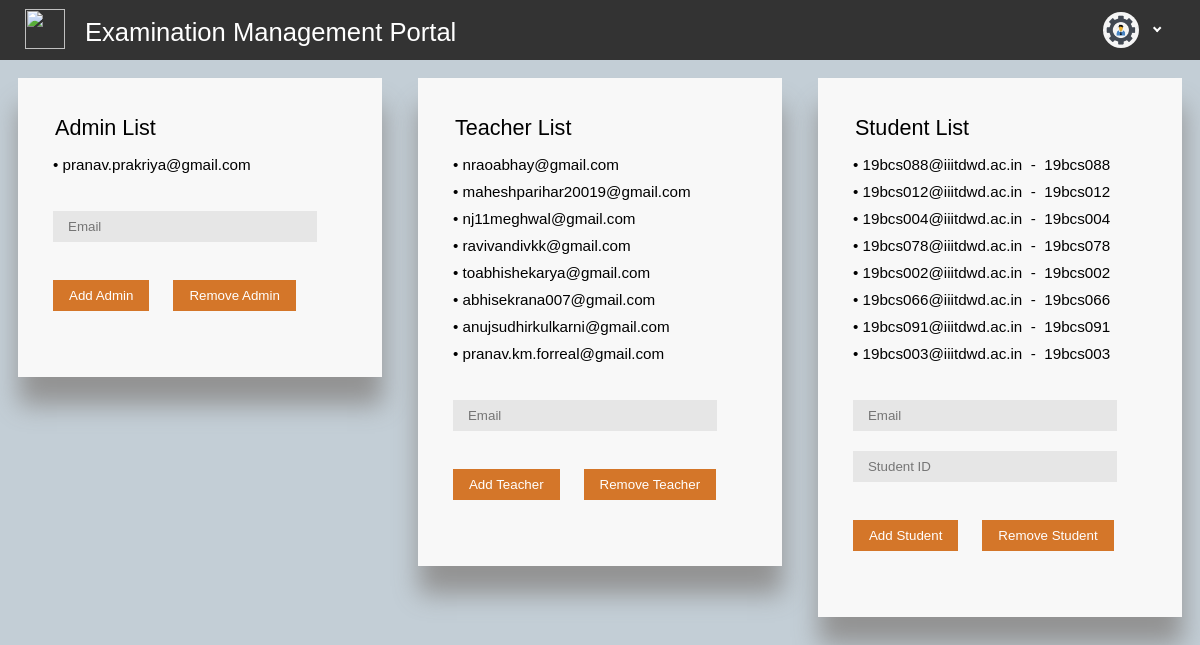
Page /index.php (signed in) on the committed database.
### tables this page shows
CREATE TABLE `admin_list` (
  `id` int(25) NOT NULL,
  `email` text NOT NULL,
  `name` text
);

CREATE TABLE `teacher_list` (
  `id` int(25) NOT NULL,
  `name` text,
  `email` text NOT NULL
);

CREATE TABLE `student_list` (
  `id` int(25) NOT NULL,
  `email` text NOT NULL,
  `student_id` text,
  `name` text,
  `courses_no` int(2) NOT NULL DEFAULT '0',
  `course_1` varchar(255) NOT NULL DEFAULT '-',
  `course_2` varchar(255) NOT NULL DEFAULT '-',
  `course_3` varchar(255) NOT NULL DEFAULT '-',
  `course_4` varchar(255) NOT NULL DEFAULT '-',
  `course_5` varchar(255) NOT NULL DEFAULT '-',
  `course_6` varchar(255) NOT NULL DEFAULT '-',
  `course_7` varchar(255) NOT NULL DEFAULT '-',
  `course_8` varchar(255) NOT NULL DEFAULT '-',
  `course_9` varchar(255) NOT NULL DEFAULT '-'
);

### admin.php (the view)
<div id="admin-whole">
        <div id="admin-div" class="three-divs">
            <h3 id="that_head">Admin List</h3>
            <?php
            include_once 'db.php';
                $query = "Select * FROM admin_list WHERE 1=1";
                $result = mysqli_query($con2, $query);
                while($row = mysqli_fetch_array($result)) echo("<div id='that_bellow'>• ".$row['email']."</div>");
            ?>
            <form method="post" action="index.php">
                <br>
                <div>
                    <input type="text" name="email" placeholder="Email" class="that_input_box">
                </div>
                <br>
                <div>
                    <button type="submit" name="addadmin" class="that_button">Add Admin</button>
                    <button type="submit" name="removeadmin" class="that_button">Remove Admin</button>
                </div>
            </form>
        </div>
        <div id="teacher-div" class="three-divs">
            <h3 id="that_head">Teacher List</h3>
            <?php
                $query = "Select * FROM teacher_list WHERE 1=1";
                $result = mysqli_query($con2, $query);
                while($row = mysqli_fetch_array($result)) echo("<div id='that_bellow'>• ".$row['email']."</div>");
            ?>
            <form method="post" action="index.php">
                <br>
                <div>
                    <input type="text" name="email" placeholder="Email" class="that_input_box">
                </div>
                <br>
                <div>
                    <button type="submit" name="addteacher" class="that_button">Add Teacher</button>
                    <button type="submit" name="removeteacher" class="that_button">Remove Teacher</button>
                </div>
            </form>
        </div>
        <div id="student-div" class="three-divs">
            <h3 id="that_head">Student List</h3>
            <?php
                $query = "Select * FROM student_list WHERE 1=1";
                $result = mysqli_query($con2, $query);
                while($row = mysqli_fetch_array($result)) echo("<div id='that_bellow'>• ".$row['email']."&nbsp - &nbsp".$row['student_id']."</div>");
            ?>
            <form method="post" action="index.php">
                <br>
                <div>
                    <input type="text" name="email" placeholder="Email" class="that_input_box"> <br>
                    <input type="text" name="student_id" placeholder="Student ID" class="that_input_box">
                </div>
                <br>
                <div>
                    <button type="submit" name="addstudent" class="that_button">Add Student</button>
                    <button type="submit" name="removestudent" class="that_button">Remove Student</button>
                </div>
            </form>
        </div>
    </div>

### styleFiles/style.css (style rules this page uses)
#admin-whole { width: 100%; display: inline-block; padding-bottom: 50px; min-height: calc(100% - 110px); background-color: rgb(195, 206, 214); }
.three-divs { width: calc(30.333% - 50px); margin: 1.5%; padding: 25px; padding-bottom: 40px; float: left; box-shadow: 1px 28px 24px 0px #939393; }
#admin-div { background-color: rgb(248, 248, 248); }
#teacher-div { background-color: rgb(248, 248, 248); }
#student-div { background-color: rgb(248, 248, 248); }
.that_input_box { font-family: raleway,sans-serif; font-weight: 300; font-style: normal; margin: 10px; border: 0; background-color: rgb(230, 230, 230); padding: 8px 15px 8px 15px; width: calc(100% - 50px); border-radius: 0; }
.that_button { font-family: raleway,sans-serif; font-weight: 500; font-style: normal; margin: 10px; border: 0; background-color: rgb(212, 118, 41); color: rgb(255, 255, 255); padding: 8px 16px 8px 16px; cursor: pointer; }
#that_bellow { font-family: raleway,sans-serif; font-weight: 400; font-style: normal; font-size: 0.95em; margin: 10px; }
#that_head { font-family: raleway,sans-serif; font-weight: 500; font-style: normal; margin-right: 15px; margin: 12px; margin-bottom: 15px; font-size: 1.35em; }

### rows in the picture
admin_list: email "pranav.prakriya@gmail.com"
teacher_list: email "nraoabhay@gmail.com"
teacher_list: email "maheshparihar20019@gmail.com"
teacher_list: email "nj11meghwal@gmail.com"
teacher_list: email "ravivandivkk@gmail.com"
teacher_list: email "toabhishekarya@gmail.com"
teacher_list: email "abhisekrana007@gmail.com"
teacher_list: email "anujsudhirkulkarni@gmail.com"
teacher_list: email "pranav.km.forreal@gmail.com"
student_list: email "19bcs088@iiitdwd.ac.in", student "19bcs088"
student_list: email "19bcs012@iiitdwd.ac.in", student "19bcs012"
student_list: email "19bcs004@iiitdwd.ac.in", student "19bcs004"
student_list: email "19bcs078@iiitdwd.ac.in", student "19bcs078"
student_list: email "19bcs002@iiitdwd.ac.in", student "19bcs002"
student_list: email "19bcs066@iiitdwd.ac.in", student "19bcs066"
student_list: email "19bcs091@iiitdwd.ac.in", student "19bcs091"
student_list: email "19bcs003@iiitdwd.ac.in", student "19bcs003"
